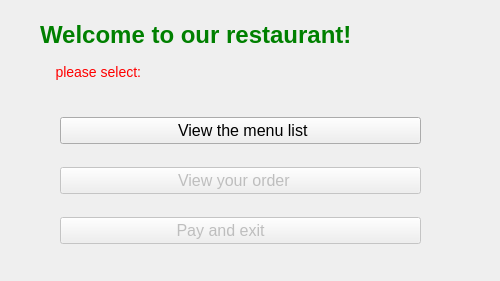
<?xml version="1.0" encoding="UTF-8"?>
<ui version="4.0">
 <class>frm_Main</class>
 <widget class="QWidget" name="frm_Main">
  <property name="geometry">
   <rect>
    <x>0</x>
    <y>0</y>
    <width>500</width>
    <height>281</height>
   </rect>
  </property>
  <property name="windowTitle">
   <string>Electronic Order System</string>
  </property>
  <property name="windowIcon">
   <iconset>
    <normaloff>resources/user.png</normaloff>resources/user.png</iconset>
  </property>
  <widget class="QLabel" name="Label_Menu">
   <property name="geometry">
    <rect>
     <x>40</x>
     <y>10</y>
     <width>441</width>
     <height>81</height>
    </rect>
   </property>
   <property name="text">
    <string>&lt;!DOCTYPE HTML PUBLIC &quot;-//W3C//DTD HTML 4.0//EN&quot; &quot;http://www.w3.org/TR/REC-html40/strict.dtd&quot;&gt;
&lt;html&gt;&lt;head&gt;&lt;meta name=&quot;qrichtext&quot; content=&quot;1&quot; /&gt;&lt;style type=&quot;text/css&quot;&gt;
p, li { white-space: pre-wrap; }
&lt;/style&gt;&lt;/head&gt;&lt;body style=&quot; font-family:'Sans'; font-size:10pt; font-weight:400; font-style:normal;&quot;&gt;
&lt;p style=&quot; margin-top:0px; margin-bottom:0px; margin-left:0px; margin-right:0px; -qt-block-indent:0; text-indent:0px;&quot;&gt;&lt;span style=&quot; font-size:xx-large; font-weight:600; color:#008000;&quot;&gt;Welcome to our restaurant!&lt;/span&gt;&lt;br /&gt;&lt;/p&gt;
&lt;p style=&quot; margin-top:0px; margin-bottom:0px; margin-left:0px; margin-right:0px; -qt-block-indent:0; text-indent:0px;&quot;&gt;&lt;span style=&quot; font-size:large; font-weight:50; color:#ff0000;&quot;&gt;    please select:&lt;/span&gt;&lt;/p&gt;&lt;/body&gt;&lt;/html&gt;</string>
   </property>
  </widget>
  <widget class="QWidget" name="layoutWidget">
   <property name="geometry">
    <rect>
     <x>60</x>
     <y>100</y>
     <width>361</width>
     <height>161</height>
    </rect>
   </property>
   <layout class="QVBoxLayout" name="verticalLayout">
    <item>
     <widget class="QPushButton" name="Button_View">
      <property name="enabled">
       <bool>true</bool>
      </property>
      <property name="font">
       <font>
        <pointsize>12</pointsize>
       </font>
      </property>
      <property name="text">
       <string> View the menu list</string>
      </property>
      <property name="icon">
       <iconset>
        <normaloff>resources/menu.png</normaloff>resources/menu.png</iconset>
      </property>
     </widget>
    </item>
    <item>
     <widget class="QPushButton" name="Button_ViewMine">
      <property name="enabled">
       <bool>false</bool>
      </property>
      <property name="font">
       <font>
        <pointsize>12</pointsize>
       </font>
      </property>
      <property name="text">
       <string> View your order    </string>
      </property>
      <property name="icon">
       <iconset>
        <normaloff>resources/menu.png</normaloff>resources/menu.png</iconset>
      </property>
     </widget>
    </item>
    <item>
     <widget class="QPushButton" name="Button_Exit">
      <property name="enabled">
       <bool>false</bool>
      </property>
      <property name="font">
       <font>
        <pointsize>12</pointsize>
       </font>
      </property>
      <property name="text">
       <string> Pay and exit          </string>
      </property>
      <property name="icon">
       <iconset>
        <normaloff>resources/cancel.png</normaloff>resources/cancel.png</iconset>
      </property>
     </widget>
    </item>
   </layout>
  </widget>
 </widget>
 <resources/>
 <connections/>
</ui>
